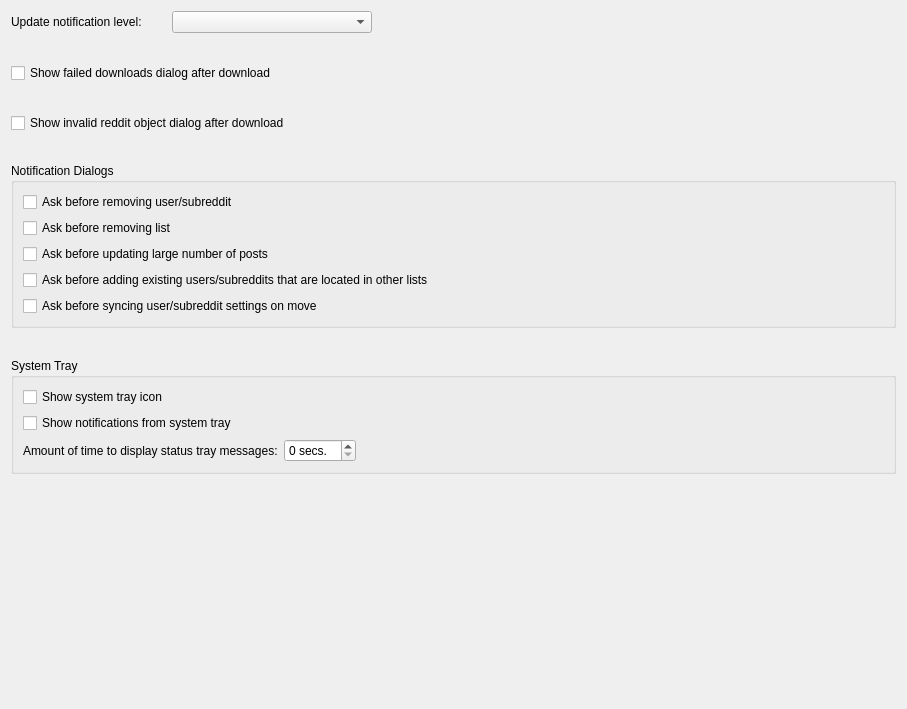
<?xml version="1.0" encoding="UTF-8"?>
<ui version="4.0">
 <class>NotificationSettingsWidget</class>
 <widget class="QWidget" name="NotificationSettingsWidget">
  <property name="geometry">
   <rect>
    <x>0</x>
    <y>0</y>
    <width>907</width>
    <height>709</height>
   </rect>
  </property>
  <property name="windowTitle">
   <string>Notification Settings</string>
  </property>
  <layout class="QVBoxLayout" name="verticalLayout_2">
   <property name="spacing">
    <number>30</number>
   </property>
   <item>
    <layout class="QHBoxLayout" name="horizontalLayout">
     <item>
      <widget class="QLabel" name="label">
       <property name="toolTip">
        <string>&lt;html&gt;&lt;head/&gt;&lt;body&gt;&lt;p&gt;This is the update level at which an update must be before you will be notified of its release&lt;/p&gt;&lt;/body&gt;&lt;/html&gt;</string>
       </property>
       <property name="text">
        <string>Update notification level:</string>
       </property>
      </widget>
     </item>
     <item>
      <widget class="QComboBox" name="update_level_combo">
       <property name="minimumSize">
        <size>
         <width>200</width>
         <height>0</height>
        </size>
       </property>
      </widget>
     </item>
     <item>
      <spacer name="horizontalSpacer">
       <property name="orientation">
        <enum>Qt::Horizontal</enum>
       </property>
       <property name="sizeHint" stdset="0">
        <size>
         <width>40</width>
         <height>20</height>
        </size>
       </property>
      </spacer>
     </item>
    </layout>
   </item>
   <item>
    <widget class="QCheckBox" name="auto_display_failed_downloads_checkbox">
     <property name="text">
      <string>Show failed downloads dialog after download</string>
     </property>
    </widget>
   </item>
   <item>
    <widget class="QCheckBox" name="show_invalid_reddit_object_dialog_checkbox">
     <property name="text">
      <string>Show invalid reddit object dialog after download</string>
     </property>
    </widget>
   </item>
   <item>
    <widget class="QGroupBox" name="notification_dialog_group_box">
     <property name="title">
      <string>Notification Dialogs</string>
     </property>
     <layout class="QVBoxLayout" name="verticalLayout">
      <item>
       <widget class="QCheckBox" name="remove_reddit_object_warning_checkbox">
        <property name="text">
         <string>Ask before removing user/subreddit</string>
        </property>
       </widget>
      </item>
      <item>
       <widget class="QCheckBox" name="remove_reddit_object_list_warning_checkbox">
        <property name="text">
         <string>Ask before removing list</string>
        </property>
       </widget>
      </item>
      <item>
       <widget class="QCheckBox" name="large_post_update_warning_checkbox">
        <property name="text">
         <string>Ask before updating large number of posts</string>
        </property>
       </widget>
      </item>
      <item>
       <widget class="QCheckBox" name="existing_reddit_object_dialog_checkbox">
        <property name="text">
         <string>Ask before adding existing users/subreddits that are located in other lists</string>
        </property>
       </widget>
      </item>
      <item>
       <widget class="QCheckBox" name="ask_to_sync_on_move_checkbox">
        <property name="text">
         <string>Ask before syncing user/subreddit settings on move</string>
        </property>
       </widget>
      </item>
     </layout>
    </widget>
   </item>
   <item>
    <widget class="QGroupBox" name="system_tray_group_box">
     <property name="title">
      <string>System Tray</string>
     </property>
     <layout class="QVBoxLayout" name="verticalLayout_3">
      <item>
       <widget class="QCheckBox" name="show_system_tray_icon_checkbox">
        <property name="toolTip">
         <string>&lt;html&gt;&lt;head/&gt;&lt;body&gt;&lt;p&gt;An icon with some options will be shown in the system tray when the application is started.&lt;/p&gt;&lt;/body&gt;&lt;/html&gt;</string>
        </property>
        <property name="text">
         <string>Show system tray icon</string>
        </property>
       </widget>
      </item>
      <item>
       <widget class="QCheckBox" name="show_system_tray_notifications_checkbox">
        <property name="toolTip">
         <string>&lt;html&gt;&lt;head/&gt;&lt;body&gt;&lt;p&gt;Some notifications will be shown by the system when the tray icon is enabled and the application window does not have focus.&lt;/p&gt;&lt;/body&gt;&lt;/html&gt;</string>
        </property>
        <property name="text">
         <string>Show notifications from system tray</string>
        </property>
       </widget>
      </item>
      <item>
       <layout class="QHBoxLayout" name="horizontalLayout_2">
        <item>
         <widget class="QLabel" name="label_2">
          <property name="toolTip">
           <string>&lt;html&gt;&lt;head/&gt;&lt;body&gt;&lt;p&gt;Messages displayed by the system will last for this many seconds before disappearing.&lt;/p&gt;&lt;/body&gt;&lt;/html&gt;</string>
          </property>
          <property name="text">
           <string>Amount of time to display status tray messages:</string>
          </property>
         </widget>
        </item>
        <item>
         <widget class="QSpinBox" name="status_tray_message_display_length_spinbox">
          <property name="suffix">
           <string> secs.</string>
          </property>
         </widget>
        </item>
        <item>
         <spacer name="horizontalSpacer_2">
          <property name="orientation">
           <enum>Qt::Horizontal</enum>
          </property>
          <property name="sizeHint" stdset="0">
           <size>
            <width>40</width>
            <height>20</height>
           </size>
          </property>
         </spacer>
        </item>
       </layout>
      </item>
     </layout>
    </widget>
   </item>
   <item>
    <spacer name="verticalSpacer">
     <property name="orientation">
      <enum>Qt::Vertical</enum>
     </property>
     <property name="sizeHint" stdset="0">
      <size>
       <width>20</width>
       <height>40</height>
      </size>
     </property>
    </spacer>
   </item>
  </layout>
 </widget>
 <resources/>
 <connections/>
</ui>
